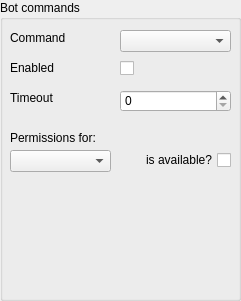
    <widget class="QGroupBox" name="group_gbot">
     <property name="geometry">
      <rect>
       <x>10</x>
       <y>240</y>
       <width>241</width>
       <height>301</height>
      </rect>
     </property>
     <property name="title">
      <string>Bot commands</string>
     </property>
     <widget class="QLabel" name="text_command">
      <property name="geometry">
       <rect>
        <x>10</x>
        <y>30</y>
        <width>91</width>
        <height>16</height>
       </rect>
      </property>
      <property name="text">
       <string>Command</string>
      </property>
     </widget>
     <widget class="QLabel" name="text_command_timeout">
      <property name="geometry">
       <rect>
        <x>10</x>
        <y>90</y>
        <width>91</width>
        <height>16</height>
       </rect>
      </property>
      <property name="text">
       <string>Timeout</string>
      </property>
     </widget>
     <widget class="QSpinBox" name="spin_command_permissions">
      <property name="geometry">
       <rect>
        <x>120</x>
        <y>90</y>
        <width>111</width>
        <height>22</height>
       </rect>
      </property>
      <property name="maximum">
       <number>999</number>
      </property>
     </widget>
     <widget class="QLabel" name="text_command_permissions">
      <property name="geometry">
       <rect>
        <x>10</x>
        <y>130</y>
        <width>91</width>
        <height>16</height>
       </rect>
      </property>
      <property name="text">
       <string>Permissions for:</string>
      </property>
     </widget>
     <widget class="QComboBox" name="combo_commands">
      <property name="geometry">
       <rect>
        <x>120</x>
        <y>30</y>
        <width>111</width>
        <height>22</height>
       </rect>
      </property>
     </widget>
     <widget class="QLabel" name="text_command_enabled">
      <property name="geometry">
       <rect>
        <x>10</x>
        <y>60</y>
        <width>91</width>
        <height>16</height>
       </rect>
      </property>
      <property name="text">
       <string>Enabled</string>
      </property>
     </widget>
     <widget class="QCheckBox" name="check_command_enabled">
      <property name="geometry">
       <rect>
        <x>120</x>
        <y>60</y>
        <width>111</width>
        <height>17</height>
       </rect>
      </property>
      <property name="text">
       <string/>
      </property>
     </widget>
     <widget class="QComboBox" name="combo_command_permisson">
      <property name="geometry">
       <rect>
        <x>10</x>
        <y>150</y>
        <width>101</width>
        <height>22</height>
       </rect>
      </property>
     </widget>
     <widget class="QCheckBox" name="check_command_permission_available">
      <property name="geometry">
       <rect>
        <x>130</x>
        <y>150</y>
        <width>101</width>
        <height>20</height>
       </rect>
      </property>
      <property name="layoutDirection">
       <enum>Qt::RightToLeft</enum>
      </property>
      <property name="text">
       <string>is available?</string>
      </property>
      <property name="tristate">
       <bool>false</bool>
      </property>
     </widget>
    </widget>
